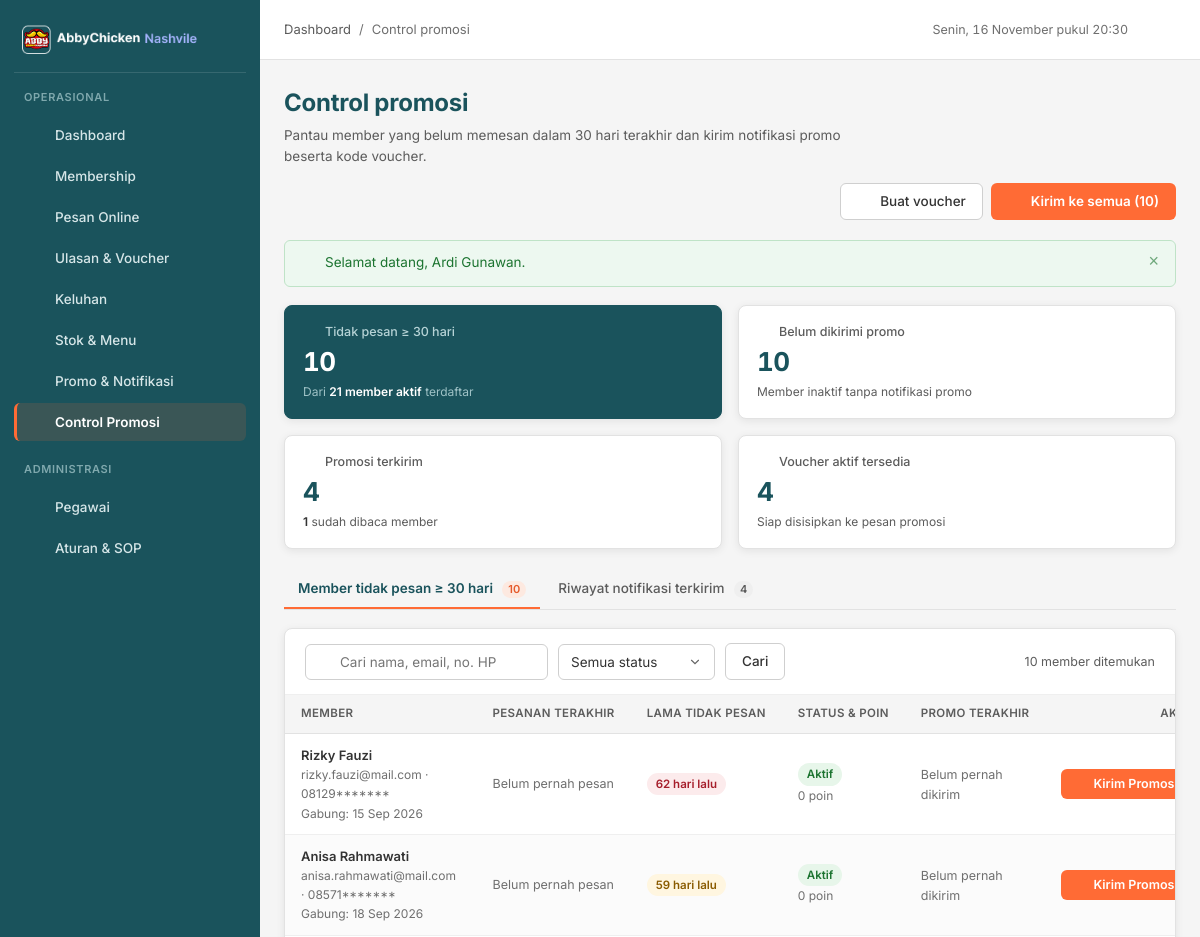
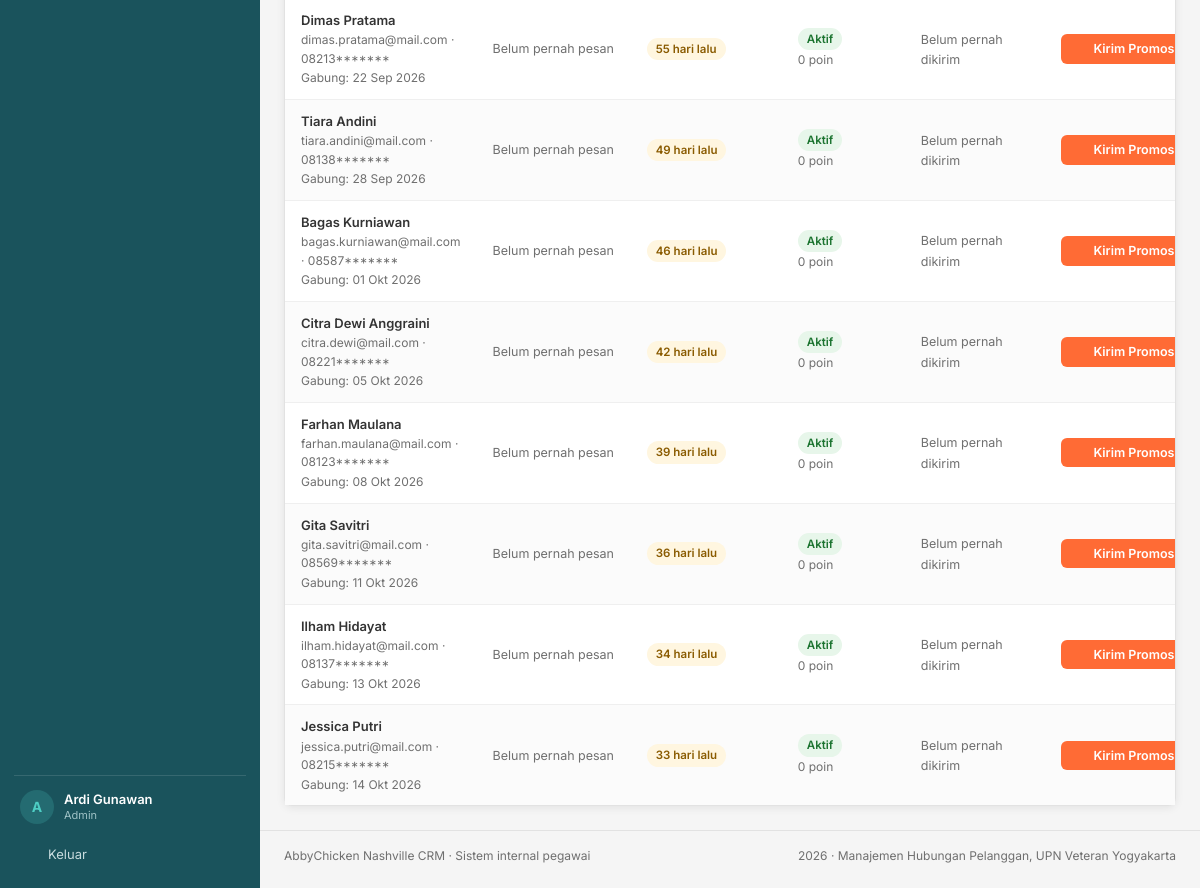
The app's page /pages/promo/control.php (signed in) with its own data (2 pictures, top to bottom).
### tables this page shows
CREATE TABLE `member` (
  `member_id` int(11) NOT NULL AUTO_INCREMENT,
  `email` varchar(100) NOT NULL,
  `password` varchar(255) NOT NULL DEFAULT '123456',
  `no_telp` varchar(15) NOT NULL,
  `tgl_join` date NOT NULL,
  `name` varchar(100) NOT NULL,
  `total_poin` int(11) NOT NULL DEFAULT 0,
  `member_status` enum('aktif','nonaktif') NOT NULL DEFAULT 'aktif',
  PRIMARY KEY (`member_id`),
  UNIQUE KEY `uq_member_email` (`email`),
  KEY `idx_member_nama` (`name`),
  KEY `idx_member_status` (`member_status`)
);

### pages/promo/control.php (the view, shortened to what this page needs)
<?php
require_once __DIR__ . '/../../config/database.php';
$tab = $_GET['tab'] ?? 'member';
$cari   = trim($_GET['q'] ?? '');
$status = $_GET['status'] ?? 'semua';
$voucher_tersedia = [];
$q_v = mysqli_query($conn, "SELECT voucher_id, kode_voucher, potongan_harga, valid_until
    FROM voucher
    WHERE is_valid = 1 AND deleted_at IS NULL AND valid_until >= CURDATE()
    ORDER BY potongan_harga DESC, kode_voucher ASC");
if ($q_v) {
    while ($v = mysqli_fetch_assoc($q_v)) {
        $voucher_tersedia[] = $v;
    }
}
$dormant_subquery = "SELECT m.member_id, m.name, m.email, m.no_telp, m.tgl_join, m.total_poin, m.member_status,
        MAX(CASE WHEN p.status_pesanan <> 'dibatalkan' THEN p.waktu_pemesanan ELSE NULL END) AS pesanan_terakhir,
        COALESCE(SUM(CASE WHEN p.status_pesanan <> 'dibatalkan' THEN 1 ELSE 0 END), 0) AS total_pesanan_valid,
        COALESCE(SUM(CASE WHEN p.status_pesanan = 'dibatalkan' THEN 1 ELSE 0 END), 0) AS total_pesanan_batal,
        DATEDIFF(
            CURDATE(),
            COALESCE(
                DATE(MAX(CASE WHEN p.status_pesanan <> 'dibatalkan' THEN p.waktu_pemesanan ELSE NULL END)),
                m.tgl_join
            )
        ) AS hari_tidak_pesan,
        (SELECT COUNT(*) FROM notifikasi_promo np WHERE np.member_id = m.member_id) AS total_promo_dikirim,
        (SELECT np.created_at FROM notifikasi_promo np WHERE np.member_id = m.member_id ORDER BY np.created_at DESC, np.notif_id DESC LIMIT 1) AS promo_terakhir_at,
        (SELECT np.kode_voucher FROM notifikasi_promo np WHERE np.member_id = m.member_id ORDER BY np.created_at DESC, np.notif_id DESC LIMIT 1) AS promo_terakhir_kode,
        (SELECT np.is_read FROM notifikasi_promo np WHERE np.member_id = m.member_id ORDER BY np.created_at DESC, np.notif_id DESC LIMIT 1) AS promo_terakhir_dibaca
    FROM member m
    LEFT JOIN pemesanan p ON p.member_id = m.member_id
    GROUP BY m.member_id, m.name, m.email, m.no_telp, m.tgl_join, m.total_poin, m.member_status";
$kpi_stat = mysqli_fetch_assoc(mysqli_query($conn, "SELECT
    COUNT(*) AS total_dormant,
    SUM(CASE WHEN d.total_promo_dikirim = 0 THEN 1 ELSE 0 END) AS belum_dikirim
    FROM ({$dormant_subquery}) AS d
    WHERE d.hari_tidak_pesan >= 30")) ?: ['total_dormant' => 0, 'belum_dikirim' => 0];
$jumlah_dormant      = (int) ($kpi_stat['total_dormant'] ?? 0);
$belum_dikirim_promo = (int) ($kpi_stat['belum_dikirim'] ?? 0);
$total_member_aktif  = (int) (mysqli_fetch_assoc(mysqli_query($conn, "SELECT COUNT(*) n FROM member WHERE member_status = 'aktif'"))['n'] ?? 0);
$notif_stat = mysqli_fetch_assoc(mysqli_query($conn, "SELECT
    COUNT(*) AS total_terkirim,
    SUM(is_read = 1) AS total_dibaca
    FROM notifikasi_promo")) ?: ['total_terkirim' => 0, 'total_dibaca' => 0];
$total_notif_terkirim = (int) ($notif_stat['total_terkirim'] ?? 0);
$total_notif_dibaca   = (int) ($notif_stat['total_dibaca'] ?? 0);
$sql_list = "SELECT * FROM ({$dormant_subquery}) AS d WHERE d.hari_tidak_pesan >= 30";
$sql_list .= ' ORDER BY d.hari_tidak_pesan DESC, d.name ASC';
$stmt_list = mysqli_prepare($conn, $sql_list);
mysqli_stmt_execute($stmt_list);
$dormant_res = mysqli_stmt_get_result($stmt_list);
$dormant_members = [];
while ($row = mysqli_fetch_assoc($dormant_res)) {
    $dormant_members[] = $row;
}
$page_actions  = '<a class="btn btn--secondary" href="' . e(base_url('pages/voucher/tambah.php')) . '">' . icon('plus', 16) . ' Buat voucher</a>';
if ($tab === 'member' && count($dormant_members) > 0) {
    $page_actions .= '<button class="btn btn--primary" type="button" id="btnKirimSemuaPromo"
        data-modal-open="#modalKirimPromo"
        data-target-type="all"
        data-member-id="0"
        data-member-nama="Semua Member Tidak Pesan ≥ 30 Hari (' . count($dormant_members) . ' member)"
        data-lama-tidak-pesan="≥ 30 hari tidak memesan"
        data-member-telp="">'
        . icon('send', 16) . ' Kirim ke semua (' . count($dormant_members) . ')</button>';
}
require_once __DIR__ . '/../../includes/header.php';
?>
<section class="kpi-grid">
  <article class="kpi kpi--accent">
    <p class="kpi__label"><?= icon('member', 15) ?> Tidak pesan &ge; 30 hari</p>
    <p class="kpi__value"><?= $jumlah_dormant ?></p>
    <p class="kpi__meta">Dari <strong><?= $total_member_aktif ?> member aktif</strong> terdaftar</p>
  </article>
  <article class="kpi">
    <p class="kpi__label"><?= icon('clock', 15) ?> Belum dikirimi promo</p>
    <p class="kpi__value"><?= $belum_dikirim_promo ?></p>
    <p class="kpi__meta">Member inaktif tanpa notifikasi promo</p>
  </article>
  <article class="kpi">
    <p class="kpi__label"><?= icon('send', 15) ?> Promosi terkirim</p>
    <p class="kpi__value"><?= $total_notif_terkirim ?></p>
    <p class="kpi__meta"><strong><?= $total_notif_dibaca ?></strong> sudah dibaca member</p>
  </article>
  <article class="kpi">
    <p class="kpi__label"><?= icon('voucher', 15) ?> Voucher aktif tersedia</p>
    <p class="kpi__value"><?= count($voucher_tersedia) ?></p>
    <p class="kpi__meta">Siap disisipkan ke pesan promosi</p>
  </article>
</section>
<nav class="tabs" aria-label="Navigasi Control Promosi">
  <a class="tab<?= $tab === 'member' ? ' is-active' : '' ?>" href="?tab=member<?= $cari !== '' ? '&q=' . urlencode($cari) : '' ?>">
    Member tidak pesan &ge; 30 hari <span class="tab__count"><?= $jumlah_dormant ?></span>
  </a>
  <a class="tab<?= $tab === 'riwayat' ? ' is-active' : '' ?>" href="?tab=riwayat<?= $cari !== '' ? '&q=' . urlencode($cari) : '' ?>">
    Riwayat notifikasi terkirim <span class="tab__count"><?= $total_notif_terkirim ?></span>
  </a>
</nav>
<?php if ($tab === 'member'): ?>
  <article class="card">
    <form class="toolbar" method="get" action="">
      <div class="search">
        <input class="input" type="search" id="q" name="q" value="<?= e($cari) ?>"
               placeholder="Cari nama, email, no. HP">
      </div>
      <select class="select" name="status" aria-label="Filter status member" data-autosubmit style="width:auto;min-width:150px;">
        <option value="semua" <?= $status === 'semua' ? 'selected' : '' ?>>Semua status</option>
      </select>
      <button class="btn btn--secondary" type="submit">Cari</button>
      <div class="toolbar__right">
        <span class="text-small text-muted"><?= count($dormant_members) ?> member ditemukan</span>
      </div>
    </form>
    <div class="table-wrap">
      <?php if (empty($dormant_members)): ?>
        <div class="empty">
          <div class="empty__icon"><?= icon('check', 20) ?></div>
          <h3>Tidak ada member inaktif &ge; 30 hari</h3>
          <p><?= $cari !== '' ? 'Tidak ada member yang cocok dengan pencarian "' . e($cari) . '".' : 'Semua member aktif telah melakukan pemesanan dalam 30 hari terakhir.' ?></p>
        </div>
      <?php else: ?>
        <table class="table">
          <thead>
            <tr>
              <th>Member</th>
              <th>Pesanan terakhir</th>
              <th>Lama tidak pesan</th>
              <th>Status &amp; poin</th>
              <th>Promo terakhir</th>
              <th class="col-actions">Aksi</th>
            </tr>
          </thead>
          <tbody>
            <?php foreach ($dormant_members as $m): ?>
              <?php
              $hari = (int) $m['hari_tidak_pesan'];
              $ket_lama = $m['pesanan_terakhir']
                  ? 'Terakhir pesan ' . $hari . ' hari lalu'
                  : 'Belum pernah pesan (' . $hari . ' hari sejak gabung)';
              ?>
              <tr>
                <td>
                  <div class="cell-stack">
                    <span class="strong"><?= e($m['name']) ?></span>
                    <small><?= e($m['email']) ?> &middot; <?= e(tampil_telepon($m['no_telp'])) ?></small>
                    <small>Gabung: <?= e(tanggal_id($m['tgl_join'])) ?></small>
                  </div>
                </td>
                <td>
                  <?php if ($m['pesanan_terakhir']): ?>
                    <div class="cell-stack">
                      <span><?= e(tanggal_id($m['pesanan_terakhir'], true)) ?></span>
                      <small><?= (int) $m['total_pesanan_valid'] ?> pesanan berhasil</small>
                    </div>
                  <?php else: ?>
                    <div class="cell-stack">
                      <span class="muted">Belum pernah pesan</span>
                    </div>
                  <?php endif; ?>
                </td>
                <td>
                  <span class="badge <?= $hari >= 60 ? 'badge--danger' : 'badge--warning' ?>">
                    <?= $hari ?> hari lalu
                  </span>
                </td>
                <td>
                  <div class="cell-stack">
                    <span><?= badge_member($m['member_status']) ?></span>
                    <small><?= number_format((int) $m['total_poin'], 0, ',', '.') ?> poin</small>
                  </div>
                </td>
                <td>
                  <?php if (!empty($m['promo_terakhir_at'])): ?>
                    <div class="cell-stack">
                      <span class="text-small">
                        <strong><?= e(waktu_lalu($m['promo_terakhir_at'])) ?></strong>
                        <?php if (!empty($m['promo_terakhir_kode'])): ?>
                          &middot; <code><?= e($m['promo_terakhir_kode']) ?></code>
                        <?php endif; ?>
                      </span>
                      <small>
                        <?= (int) $m['promo_terakhir_dibaca'] === 1 ? 'Sudah dibaca' : 'Belum dibaca' ?>
                        (<?= (int) $m['total_promo_dikirim'] ?>x kirim)
                      </small>
                    </div>
                  <?php else: ?>
                    <span class="muted">Belum pernah dikirim</span>
                  <?php endif; ?>
                </td>
                <td class="col-actions">
                  <button class="btn btn--primary btn--sm" type="button"
                          data-modal-open="#modalKirimPromo"
                          data-target-type="single"
                          data-member-id="<?= (int) $m['member_id'] ?>"
                          data-member-nama="<?= e($m['name']) ?>"
                          data-lama-tidak-pesan="<?= e($ket_lama) ?>"
                          data-member-telp="<?= e($m['no_telp']) ?>">
                    <?= icon('send', 14) ?> Kirim Promosi
                  </button>
                </td>
              </tr>
            <?php endforeach; ?>
          </tbody>
        </table>
      <?php endif; ?>
    </div>
  </article>
<?php endif; ?>
<?php require_once __DIR__ . '/../../includes/footer.php'; ?>

### includes/functions.php (shortened to what this page needs)
<?php
function e($value)
{
    return htmlspecialchars((string) $value, ENT_QUOTES, 'UTF-8');
}
function tanggal_id($datetime, $dengan_jam = false)
{
    $bulan = [1 => 'Jan', 'Feb', 'Mar', 'Apr', 'Mei', 'Jun', 'Jul', 'Agu', 'Sep', 'Okt', 'Nov', 'Des'];
    $ts = strtotime($datetime);
    $teks = date('d', $ts) . ' ' . $bulan[(int) date('n', $ts)] . ' ' . date('Y', $ts);
    return $teks;
}
function badge_member($status)
{
    if ($status === 'aktif') {
        return '<span class="badge badge--success">Aktif</span>';
    }
    return '<span class="badge badge--neutral">Nonaktif</span>';
}
function icon($nama, $ukuran = 18)
{
    $isi = $path[$nama] ?? $path['dashboard'];
    return '<svg class="icon" width="' . (int) $ukuran . '" height="' . (int) $ukuran . '" viewBox="0 0 24 24" fill="none" '
        . 'stroke="currentColor" stroke-width="1.6" stroke-linecap="round" stroke-linejoin="round" aria-hidden="true">'
        . $isi . '</svg>';
}
function base_url($path = '')
{
    $root = rtrim(str_replace('\\', '/', dirname($_SERVER['SCRIPT_NAME'] ?? '/')), '/');
    if (preg_match('#^(.*?)/(?:pages|api)(?:/.*)?$#', $root, $m)) {
        $root = $m[1];
    }
    return $root . '/' . ltrim($path, '/');
}
function sensor_telepon($telepon, $tampil_awal = 5)
{
    $tel = trim((string) $telepon);
    $panjang     = mb_strlen($tel);
    $tampil_awal = max(0, (int) $tampil_awal);
    return mb_substr($tel, 0, $tampil_awal) . str_repeat('*', $panjang - $tampil_awal);
}
function tampil_telepon($telepon, $role = null)
{
    $tel = trim((string) $telepon);
    $role_aktif = $role !== null ? (string) $role : (string) ($_SESSION['role'] ?? '');
    return sensor_telepon($tel, 5);
}

### records on screen
member: name "Rizky Fauzi", email "rizky.fauzi@mail.com", no_telp "08129*******", tgl_join "15 Sep 2026", hari "62", member_status "Aktif", total_poin "0", $ukuran 14 (drawn)
member: name "Anisa Rahmawati", email "anisa.rahmawati@mail.com", no_telp "08571*******", tgl_join "18 Sep 2026", hari "59", member_status "Aktif", total_poin "0", $ukuran 14 (drawn)
member: name "Dimas Pratama", email "dimas.pratama@mail.com", no_telp "08213*******", tgl_join "22 Sep 2026", hari "55", member_status "Aktif", total_poin "0", $ukuran 14 (drawn)
member: name "Tiara Andini", email "tiara.andini@mail.com", no_telp "08138*******", tgl_join "28 Sep 2026", hari "49", member_status "Aktif", total_poin "0", $ukuran 14 (drawn)
member: name "Bagas Kurniawan", email "bagas.kurniawan@mail.com", no_telp "08587*******", tgl_join "01 Okt 2026", hari "46", member_status "Aktif", total_poin "0", $ukuran 14 (drawn)
member: name "Citra Dewi Anggraini", email "citra.dewi@mail.com", no_telp "08221*******", tgl_join "05 Okt 2026", hari "42", member_status "Aktif", total_poin "0", $ukuran 14 (drawn)
member: name "Farhan Maulana", email "farhan.maulana@mail.com", no_telp "08123*******", tgl_join "08 Okt 2026", hari "39", member_status "Aktif", total_poin "0", $ukuran 14 (drawn)
member: name "Gita Savitri", email "gita.savitri@mail.com", no_telp "08569*******", tgl_join "11 Okt 2026", hari "36", member_status "Aktif", total_poin "0", $ukuran 14 (drawn)
member: name "Ilham Hidayat", email "ilham.hidayat@mail.com", no_telp "08137*******", tgl_join "13 Okt 2026", hari "34", member_status "Aktif", total_poin "0", $ukuran 14 (drawn)
member: name "Jessica Putri", email "jessica.putri@mail.com", no_telp "08215*******", tgl_join "14 Okt 2026", hari "33", member_status "Aktif", total_poin "0", $ukuran 14 (drawn)

### other values on screen
$item['label'] "Dashboard"
$item['label'] "Membership"
$item['label'] "Pesan Online"
$item['label'] "Ulasan & Voucher"
$item['label'] "Keluhan"
$item['label'] "Stok & Menu"
$item['label'] "Promo & Notifikasi"
$item['label'] "Control Promosi"
$item['label'] "Pegawai"
$item['label'] "Aturan & SOP"
mb_substr($nama_pegawai, 0, 1) "A"
$nama_pegawai "Ardi Gunawan"
$role_pegawai "Admin"
$page_title "Control promosi"
$page_subtitle "Pantau member yang belum memesan dalam 30 hari terakhir dan kirim notifikasi promo beserta kode voucher."
